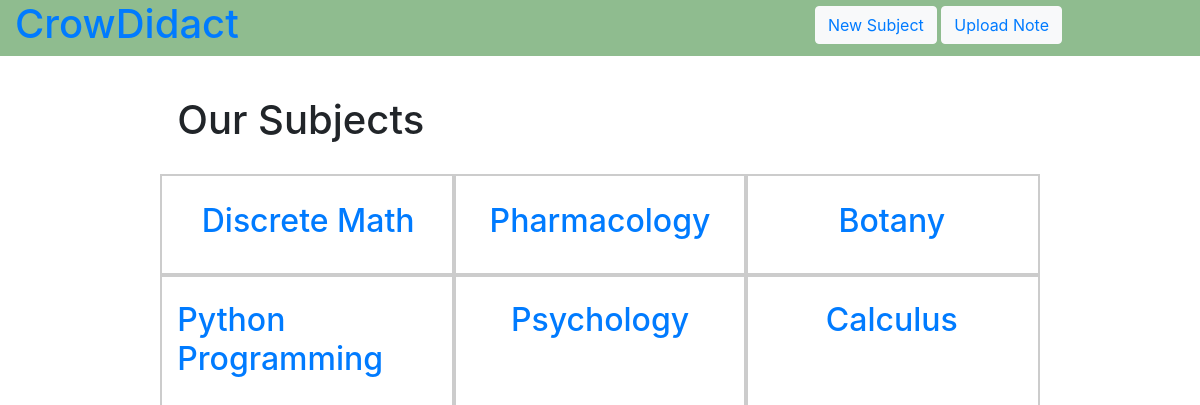
The page / on the database its author committed.
### learningMaterial/models.py (models this page shows, shortened)
class Subject(models.Model):
    name = models.CharField(max_length=150, unique=True, validators=[alphanumeric])
    def humanRead(self):
        return self.name.replace('_', ' ')

### learningMaterial/views.py (the view)
# urls.py: path('', views.index, name='index')
def index(request):
    return render(request,'index.html',{"subs":Subject.objects.all})

### learningMaterial/templates/index.html
{% extends "base.html" %}
{% block content %}
<br/>
    <h1>Our Subjects</h1>
    <br/>
<div class="row">
    {% for subject in subs %}
    <div class="col-sm-4 d-flex justify-content-center" style="padding-top: 3%; padding-bottom: 3%; outline: 2px solid #ccc; justify-content: center;">
        <h2><a href="/subjects/{{subject.name}}">{{ subject.humanRead }}</a></h2>
    </div>
    {% endfor %}
</div>
{% endblock content %}

### rows shown on the page
Subject: humanRead "Discrete Math"
Subject: humanRead "Pharmacology"
Subject: humanRead "Botany"
Subject: humanRead "Python Programming"
Subject: humanRead "Psychology"
Subject: humanRead "Calculus"
